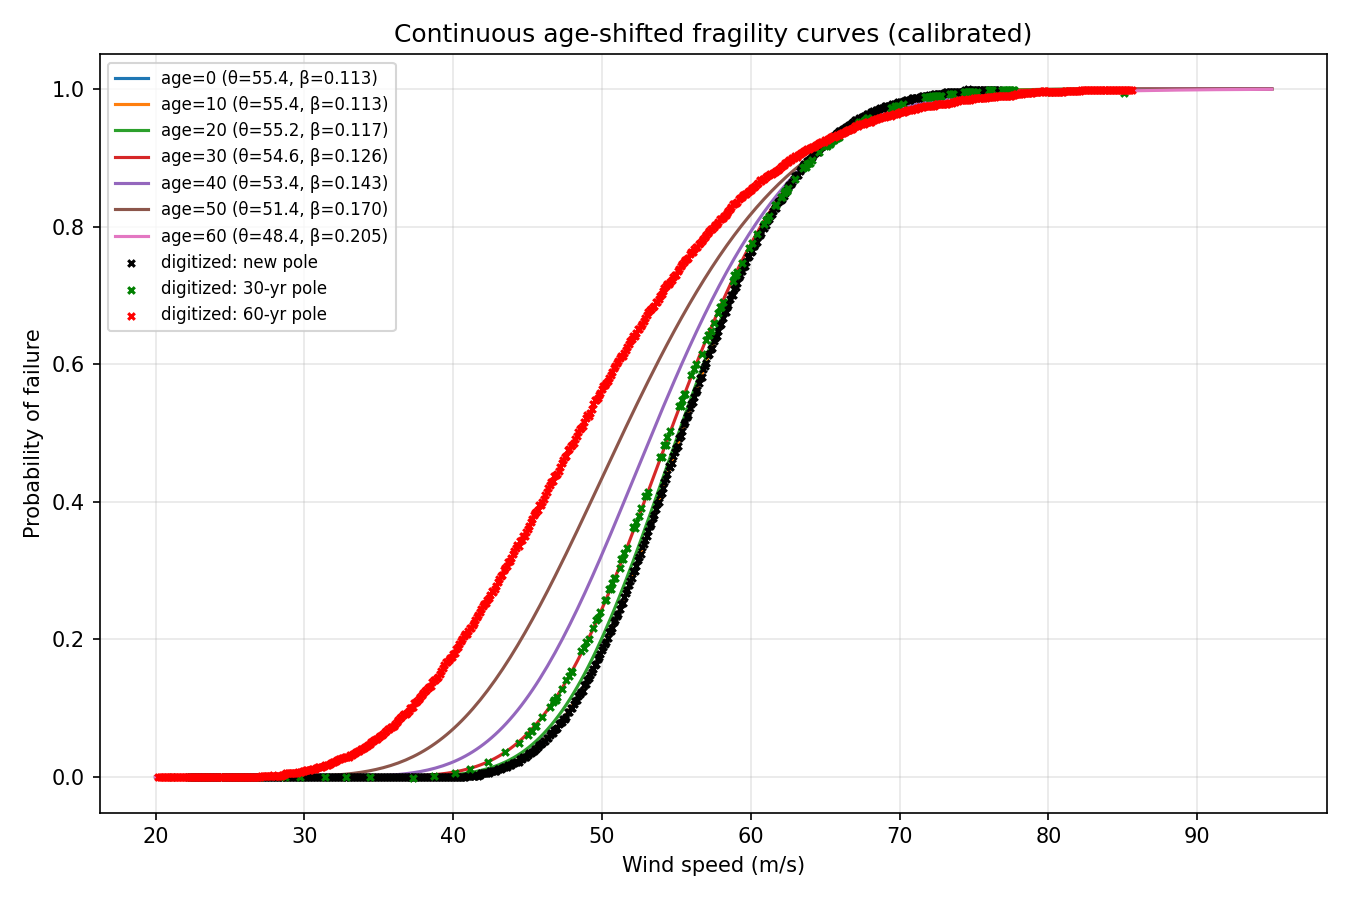

The Python source for this figure:
"""
CONTINUOUS POLE-AGE FRAGILITY MODEL -- v2 (calibrated)
========================================================
Fixes the systematic bias seen in v2's plot (generated curves sagging
below the digitized curve for P > ~0.75, worst at age 60).

WHAT CHANGED VS. THE ORIGINAL SCRIPT
-------------------------------------
The original script assumed two physics-motivated but UNVERIFIED rules:
    theta(t) = theta_new * sqrt(R(t))            (pure wind^2-force scaling)
    beta(t)  = beta_new  * (COV(t) / COV_NEW)     (pure ratio scaling)

Checked against the actual digitized 30- and 60-year curves, both rules
were biased: theta(t) didn't drop far enough (mean-vs-median effect of
growing variance was ignored), and beta(t) grew too fast (it ignored a
fixed "demand-side" noise floor that shouldn't scale with pole age).

This version calibrates BOTH relationships against your three known
anchor points (age 0, 30, 60) instead of assuming a fixed physical
exponent:

    theta(t) = theta_new * R(t) ** p              <- p fit from data
    beta(t)  = sqrt( (k * COV(t))**2 + beta_demand**2 )   <- k, beta_demand fit from data

Because R(t) and COV(t) are themselves strongly nonlinear (convex) in
age, this naturally produces the "small jumps early, big jumps late"
behavior -- no manual age-spacing schedule needed.
"""

import numpy as np
from pathlib import Path
from scipy.optimize import curve_fit, fsolve
from scipy.stats import norm
import matplotlib.pyplot as plt

# =================================================================
# 1. MA/DAI/PANG'S EXACT DECAY EQUATIONS (Eq. 1-2) -- unchanged
# =================================================================

A1, A2 = 0.014418, 0.10683
B1, B2 = 0.00013, 1.846
VAR_T = 0.11
COV_NEW = 0.17


def strength_fraction(age_years):
    """Eq. 1: fraction of new-pole mean strength remaining at age t."""
    if age_years <= 10:
        return 1.0
    t = age_years
    mean_loss = min(max(A1 * t - A2, 0), 1)
    decay_frac = min(max(B1 * t ** B2, 0), 1)
    return 1 - mean_loss * decay_frac


def strength_cov(age_years, R0=1.0, Var0=COV_NEW ** 2):
    """Eq. 2: strength COV at age t, relative to the ORIGINAL strength."""
    if age_years <= 10:
        return COV_NEW
    t = age_years
    b_term = min(max(B1 * t ** B2, 0), 1)
    a_term = min(max(A1 * t - A2, 0), 1)
    Rt = strength_fraction(t)
    term1 = (Var0 + R0 ** 2) * (1 - b_term)
    term2 = (Var0 + R0 ** 2) * (VAR_T + (1 - a_term) ** 2) * b_term
    term3 = Rt ** 2
    return np.sqrt(term1 + term2 - term3) / R0


# =================================================================
# 2. FRAGILITY MODEL
# =================================================================

def lognormal_fragility(v, theta, beta):
    return norm.cdf((np.log(v) - np.log(theta)) / beta)


def fit_fragility(wind_speed, probability, p0=(50, 0.15)):
    (theta, beta), _ = curve_fit(
        lognormal_fragility, wind_speed, probability, p0=p0, maxfev=10000
    )
    return theta, beta


def calibrate_theta_exponent(theta_new, theta_30, theta_60):
    """Solve theta(t) = theta_new * R(t)^p using both known aged anchors,
    then average the two independent estimates."""
    R30, R60 = strength_fraction(30), strength_fraction(60)
    p30 = np.log(theta_30 / theta_new) / np.log(R30)
    p60 = np.log(theta_60 / theta_new) / np.log(R60)
    return 0.5 * (p30 + p60), p30, p60


def calibrate_beta_params(beta_new, beta_60):
    """Solve beta(t)^2 = (k*COV(t))^2 + beta_demand^2 using the age-0 and
    age-60 anchors (age-30 is left free as an out-of-sample check)."""
    cov60 = strength_cov(60)

    def eqs(vars):
        k, bd = vars
        e1 = (k * COV_NEW) ** 2 + bd ** 2 - beta_new ** 2
        e2 = (k * cov60) ** 2 + bd ** 2 - beta_60 ** 2
        return [e1, e2]

    k, beta_demand = fsolve(eqs, [0.5, 0.07])
    return k, beta_demand


def fragility_at_age(v, age_years, theta_new, p, k, beta_demand):
    Rt = strength_fraction(age_years)
    cov_t = COV_NEW if age_years == 0 else strength_cov(age_years)
    theta_t = theta_new * Rt ** p
    beta_t = np.sqrt((k * cov_t) ** 2 + beta_demand ** 2)
    return lognormal_fragility(v, theta_t, beta_t), theta_t, beta_t


# =================================================================
# 3. LOAD DIGITIZED CURVES
# =================================================================

_DIGITIZED_DATA_DIR = (
    Path(__file__).resolve().parent.parent / "csv_source_files_digitizingfig4"
)

_new_data = np.loadtxt(_DIGITIZED_DATA_DIR / "red.csv", delimiter=",")
digitized_new = {"wind_speed": _new_data[:, 0], "probability": _new_data[:, 1]}

_thirty_year_data = np.loadtxt(_DIGITIZED_DATA_DIR / "black.csv", delimiter=",")
digitized_30yr = {"wind_speed": _thirty_year_data[:, 0], "probability": _thirty_year_data[:, 1]}

_sixty_year_data = np.loadtxt(_DIGITIZED_DATA_DIR / "blue.csv", delimiter=",")
digitized_60yr = {"wind_speed": _sixty_year_data[:, 0], "probability": _sixty_year_data[:, 1]}


# =================================================================
# RUN IT
# =================================================================

if __name__ == "__main__":
    theta_new, beta_new = fit_fragility(digitized_new["wind_speed"], digitized_new["probability"])
    theta_30, beta_30 = fit_fragility(digitized_30yr["wind_speed"], digitized_30yr["probability"])
    theta_60, beta_60 = fit_fragility(digitized_60yr["wind_speed"], digitized_60yr["probability"])

    print(f"Direct fits -> new: theta={theta_new:.3f} beta={beta_new:.4f}")
    print(f"               30yr: theta={theta_30:.3f} beta={beta_30:.4f}")
    print(f"               60yr: theta={theta_60:.3f} beta={beta_60:.4f}")

    p, p30, p60 = calibrate_theta_exponent(theta_new, theta_30, theta_60)
    k, beta_demand = calibrate_beta_params(beta_new, beta_60)

    print(f"\nCalibrated theta exponent p = {p:.4f}  (implied by 30yr: {p30:.4f}, by 60yr: {p60:.4f})")
    print(f"Calibrated beta params: k = {k:.4f}, beta_demand = {beta_demand:.4f}")

    print("\nOut-of-sample check at age 30 (not used to fit beta):")
    _, theta_30_pred, beta_30_pred = fragility_at_age(50, 30, theta_new, p, k, beta_demand)
    print(f"  predicted theta={theta_30_pred:.3f} (actual {theta_30:.3f}), "
          f"beta={beta_30_pred:.4f} (actual {beta_30:.4f})")

    # Plot continuous curves at several ages
    fig, ax = plt.subplots(figsize=(9, 6))
    wind_range = np.linspace(20, 95, 300)

    for age in [0, 10, 20, 30, 40, 50, 60]:
        probs, theta_t, beta_t = fragility_at_age(wind_range, age, theta_new, p, k, beta_demand)
        ax.plot(wind_range, probs, label=f"age={age} (θ={theta_t:.1f}, β={beta_t:.3f})")

    ax.scatter(digitized_new["wind_speed"], digitized_new["probability"],
               c="black", marker="x", s=10, label="digitized: new pole", zorder=5)
    ax.scatter(digitized_30yr["wind_speed"], digitized_30yr["probability"],
               c="green", marker="x", s=10, label="digitized: 30-yr pole", zorder=5)
    ax.scatter(digitized_60yr["wind_speed"], digitized_60yr["probability"],
               c="red", marker="x", s=10, label="digitized: 60-yr pole", zorder=5)

    ax.set_xlabel("Wind speed (m/s)")
    ax.set_ylabel("Probability of failure")
    ax.set_title("Continuous age-shifted fragility curves (calibrated)")
    ax.legend(fontsize=8)
    ax.grid(alpha=0.3)
    plt.tight_layout()
    plt.savefig("continuous_age_fragility_v2.png", dpi=150)
    print("\nSaved plot to continuous_age_fragility_v2.png")
